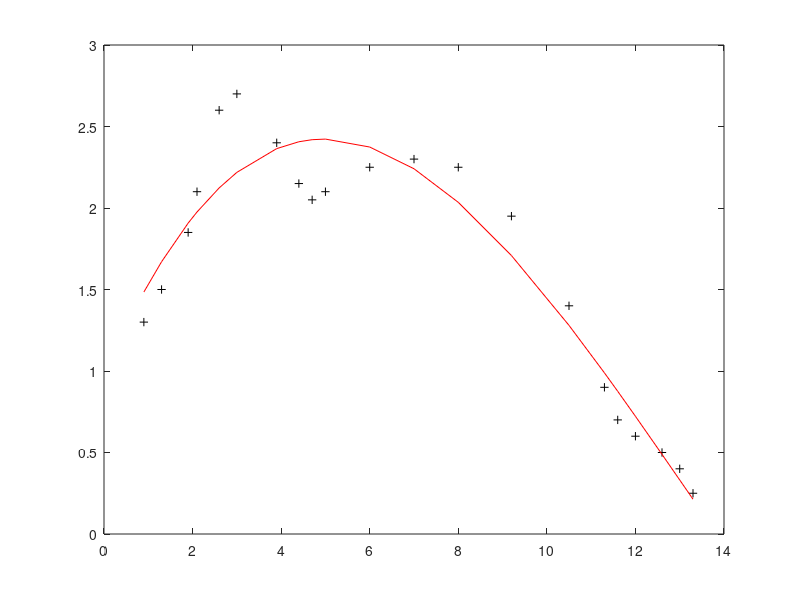
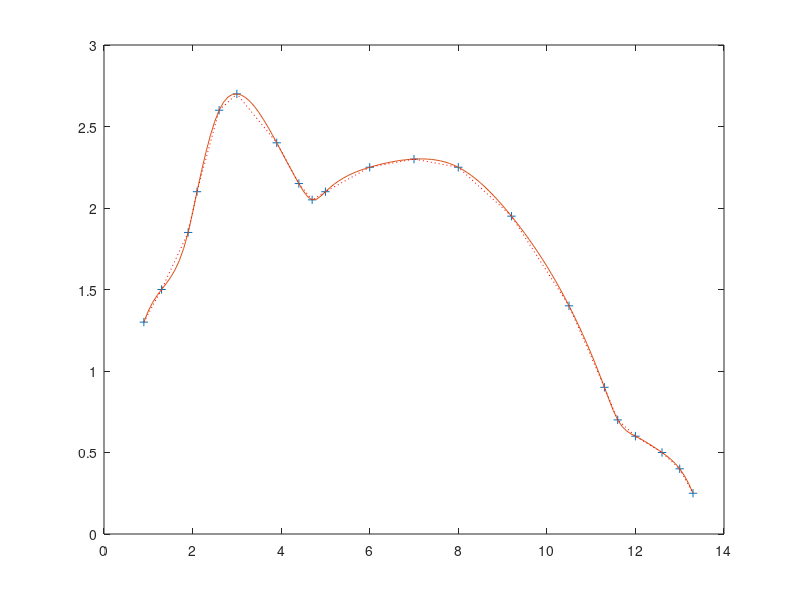

The MATLAB source for these figures, in order:
clc
clear
% 1. 加载数据
x = [0.9 1.3 1.9 2.1 2.6 3.0 3.9 4.4 4.7 5.0 6.0 7.0 8.0 9.2 10.5 11.3 11.6 12.0 12.6 13.0 13.3];
y = [1.3 1.5 1.85 2.1 2.6 2.7 2.4 2.15 2.05 2.1 2.25 2.3 2.25 1.95 1.4 0.9 0.7 0.6 0.5 0.4 0.25];
% 2. 绘制散点图
plot(x, y, 'r*', 'MarkerSize', 5); 
% 3. 拟合
A = polyfit(x,y,3) %10次曲线拟合的更好
z = polyval(A,x);
plot(x,y,'k+',x,z,'r')%作出数据点和拟合曲线的图形
fprintf('f(x) = %f x^3 - %f x^2 + %f x + %f \n',A(1),-A(2),A(3),A(4));
% 4. 插值
i = 0.9:0.1:13.3;
s = interp1(x, y, i, 'spline');
figure, plot(x, y, '+', i, s, x, y, 'r:');     %作图
% 5. 求解函数
length(x) - 1 %求三次多项式个数
B = spline(x,y).coefs %在每个小区间[ xj,xj+1 ]上是三次多项式